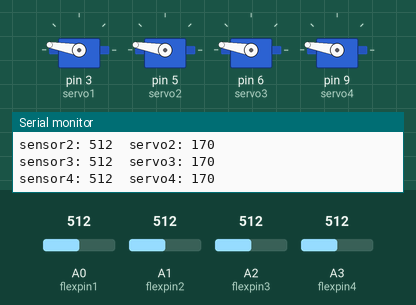
Recording of a sketch running on a simulated Arduino Uno, built with avr-gcc and run on an emulated ATmega328P. Shown: 4 × servo, the last lines printed to the serial monitor. Inputs (shaded band) come from the test bench; at power-on: A1 (flexpin2) = 512, A0 (flexpin1) = 512, A2 (flexpin3) = 512, A3 (flexpin4) = 512.

Above: at 1.2 s.
1.3 s: A1 (flexpin2) set to 306
At 1.7 s:
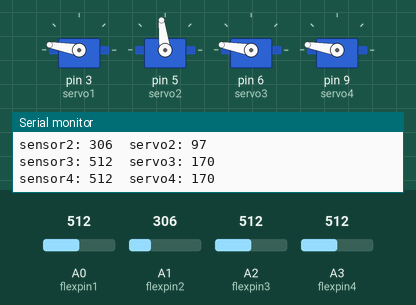
2.8 s: A0 (flexpin1) set to 306
At 3.9 s:
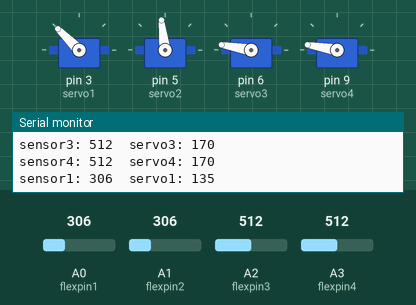
4.3 s: A2 (flexpin3) set to 306
At 5.7 s:
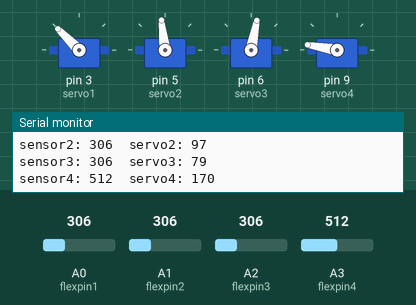
6.0 s: A3 (flexpin4) set to 306
At 6.7 s:
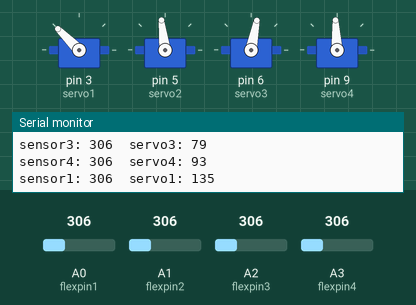
7.6 s: A0 (flexpin1) set to 30
At 8.9 s:
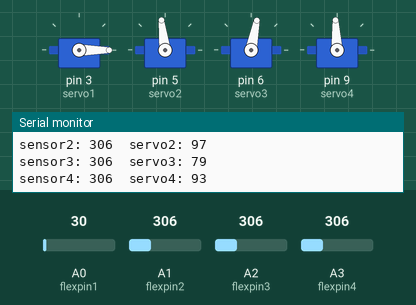
9.2 s: A1 (flexpin2) set to 30
At 9.7 s:
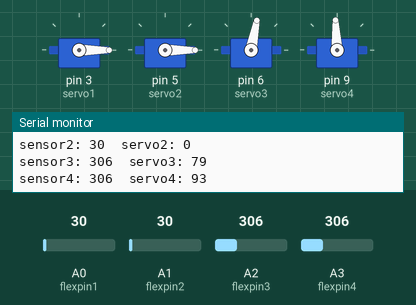
Timing chart, 0 to 11.8 s (numbered marks = the images above; inputs shaded):
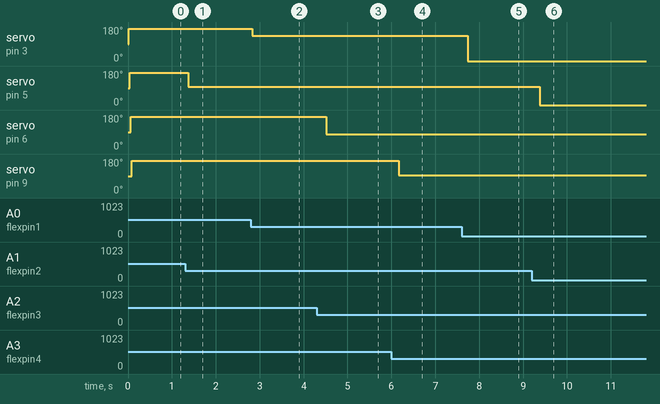

The sketch:

sketch_jul11a.ino
```cpp
#include <Servo.h>
Servo servo1;
Servo servo2;
Servo servo3;
Servo servo4;
const int flexpin1 = A0;
const int flexpin2 = A1;
const int flexpin3 = A2;
const int flexpin4 = A3;
int flexposition1;
  int servoposition1;
  int flexposition2;
  int servoposition2;
  int flexposition3;
  int servoposition3;
  int flexposition4;
  int servoposition4;

void setup()
{
  Serial.begin(9600);
  servo1.attach(3);
  servo2.attach(5);
  servo3.attach(6);
  servo4.attach(9);
  pinMode(A0,INPUT);
  pinMode(A1,INPUT);
  pinMode(A2,INPUT);
  pinMode(A3,INPUT);
  /*servo1.write(10);
  servo2.write(10);
  servo3.write(10);
  servo4.write(10);*/
}
void loop()
{

  flexposition1 = analogRead(flexpin1);
  flexposition2 = analogRead(flexpin2);
  flexposition3 = analogRead(flexpin3);
  flexposition4 = analogRead(flexpin4);

  servoposition1 = map(flexposition1, 113, 355, 0, 170);
  servoposition1 = constrain(servoposition1, 0, 170);
  servoposition2 = map(flexposition2, 157, 417, 0, 170);
  servoposition2 = constrain(servoposition2, 0, 170);
  servoposition3 = map(flexposition3, 196, 451, 10, 170);
  servoposition3 = constrain(servoposition3, 10, 170);
  servoposition4 = map(flexposition4, 140, 442, 0, 170);
  servoposition4 = constrain(servoposition4, 0,170);


  delay(20);
  servo1.write(servoposition1);
  delay(20);
  servo2.write(servoposition2);
  delay(20);
  servo3.write(servoposition3);
  delay(20);
  servo4.write(servoposition4);
  delay(20);

  Serial.print("sensor1: ");
  Serial.print(flexposition1);
  Serial.print("  servo1: ");
  Serial.println(servoposition1);
  //delay(20);
  Serial.print("sensor2: ");
  Serial.print(flexposition2);
  Serial.print("  servo2: ");
  Serial.println(servoposition2);
  delay(20);
  Serial.print("sensor3: ");
  Serial.print(flexposition3);
  Serial.print("  servo3: ");
  Serial.println(servoposition3);
  delay(20);
  Serial.print("sensor4: ");
  Serial.print(flexposition4);
  Serial.print("  servo4: ");
  Serial.println(servoposition4);
  delay(20);
}
```

Measured:
- after the input at 1.3 s, servo on pin 5 (servo2): 170° → 97° after 0.07 s
- after the input at 2.8 s, servo on pin 3 (servo1): 170° → 135° at once
- after the input at 4.3 s, servo on pin 6 (servo3): 170° → 79° after 0.22 s
- after the input at 6.0 s, servo on pin 9 (servo4): 170° → 93° after 0.17 s
- after the input at 7.6 s, servo on pin 3 (servo1): 135° → 0° after 0.14 s
- after the input at 9.2 s, servo on pin 5 (servo2): 97° → 0° after 0.19 s
